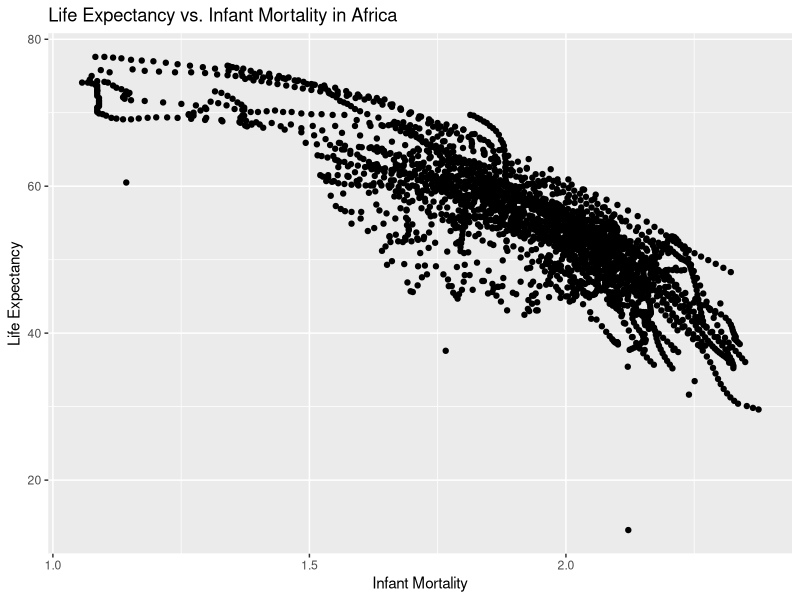
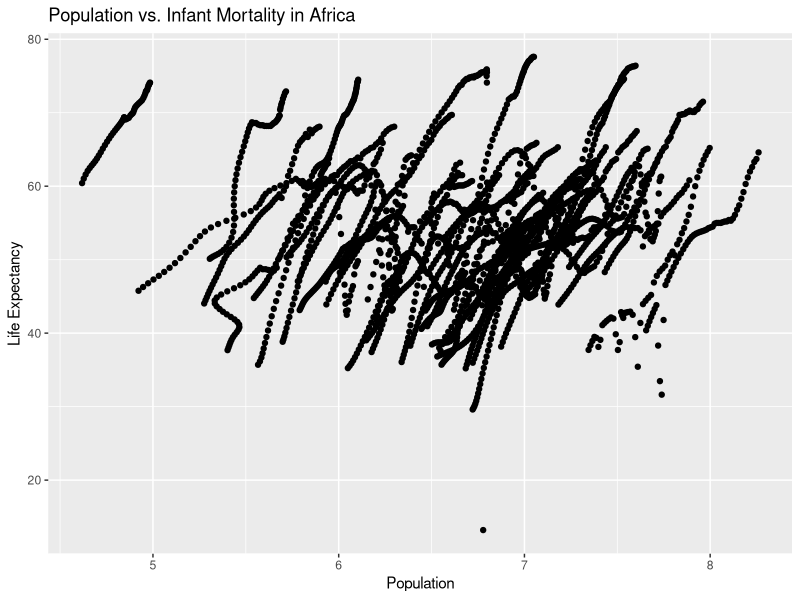
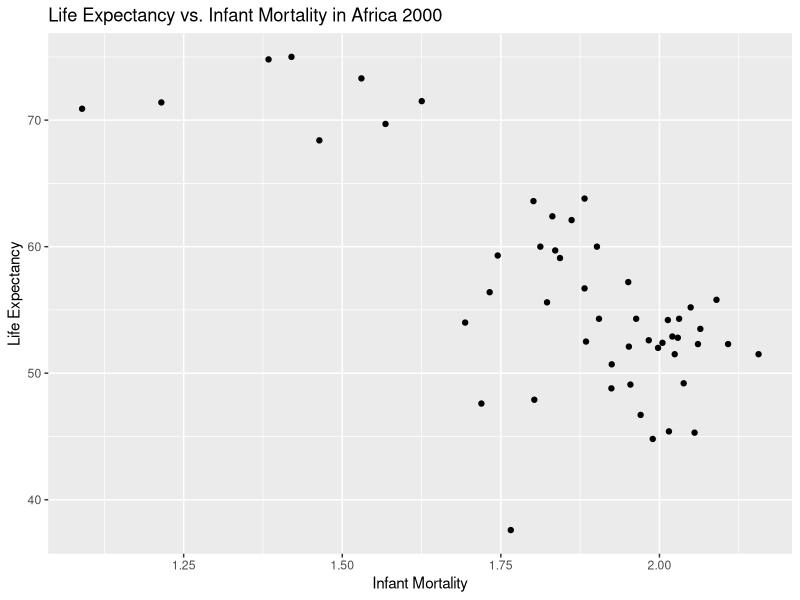
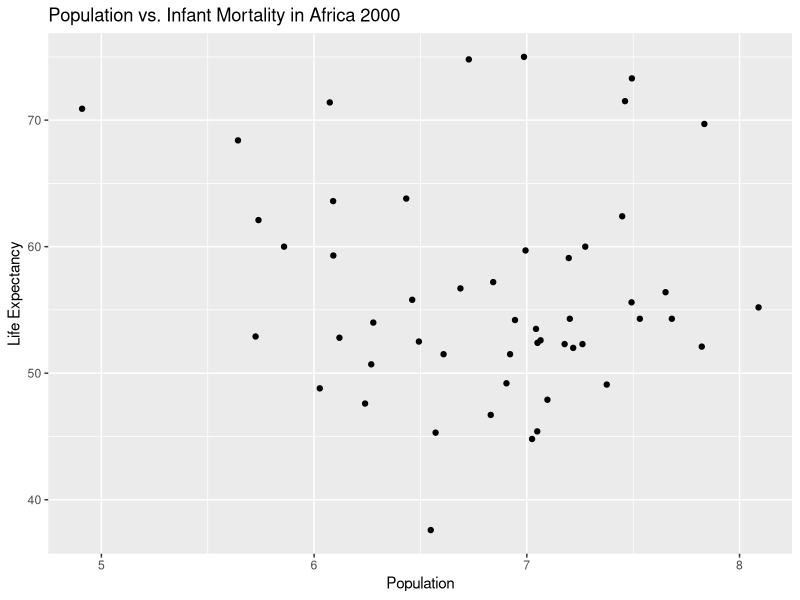
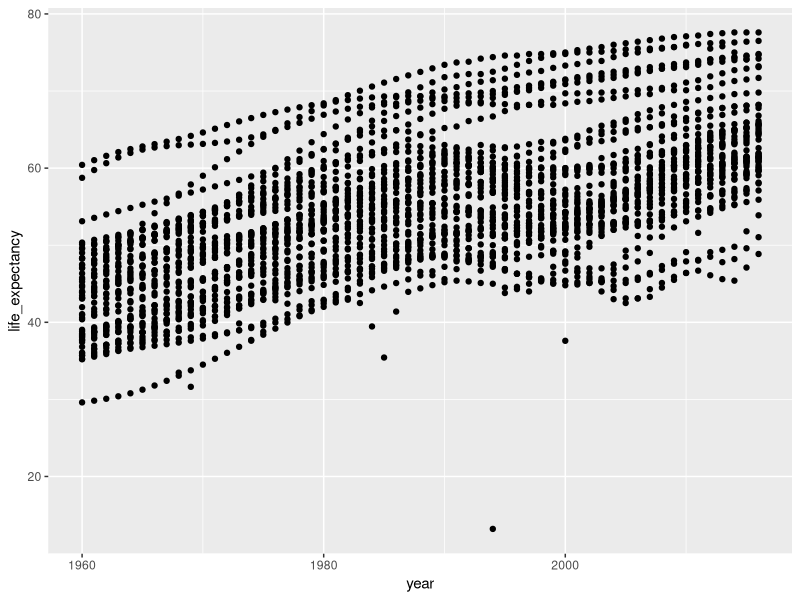
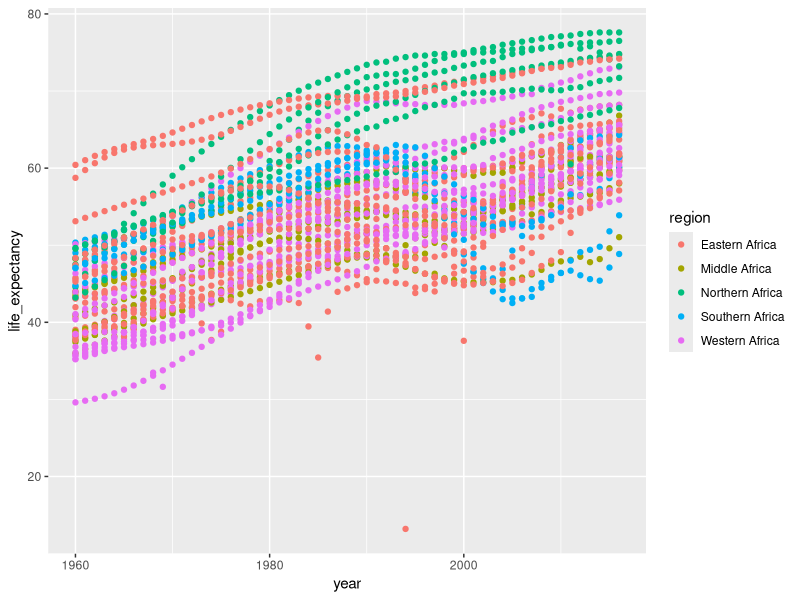
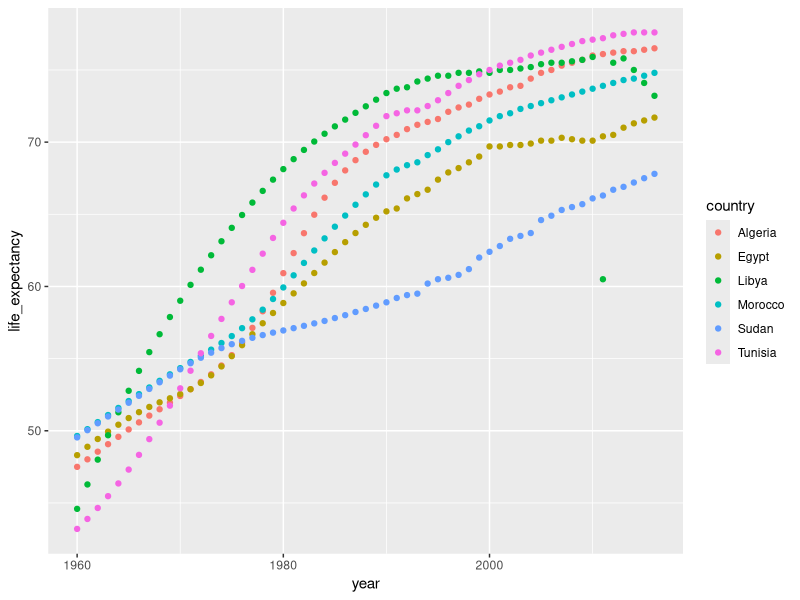
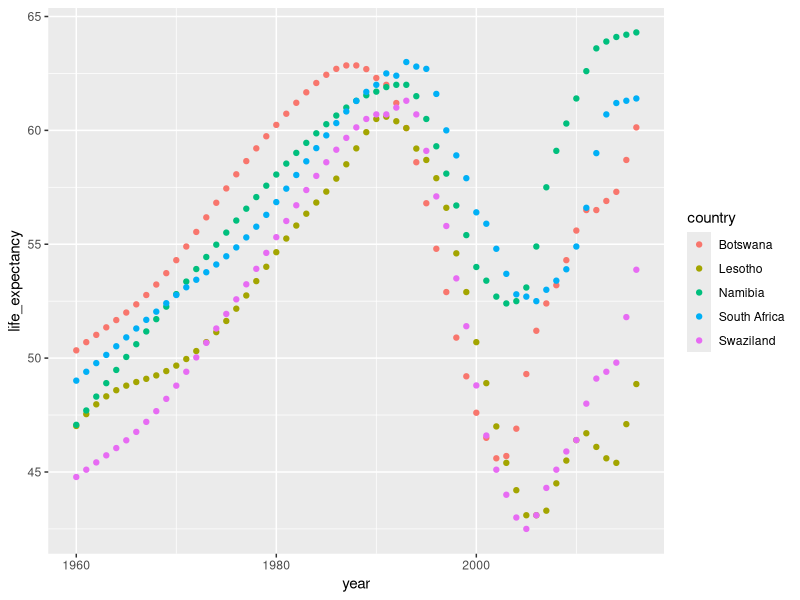

The R script that drew these images, in order:
## ---- chunk 1
library(tidyverse)
library(ggplot2)
## ---- chunk 2
library(dslabs)
## ---- chunk 3
help(gapminder)
## ---- chunk 4
str(gapminder)
## ---- chunk 5
summary(gapminder)
## ---- chunk 6
class(gapminder)
## ---- chunk 7
africadata <- subset(gapminder, continent == "Africa") 
## ---- chunk 8
str(africadata)
## ---- chunk 9
summary(africadata)
## ---- chunk 10
af_infant <- africadata[c("infant_mortality","life_expectancy")]
str(af_infant)
summary(af_infant)
## ---- chunk 11
af_pop <- africadata[c("population","life_expectancy")]
str(af_pop)
summary(af_pop)  
## ---- chunk 12
af_infant_plot <- ggplot(af_infant, aes(x = log10(infant_mortality), y = life_expectancy)) + geom_point() + ggtitle("Life Expectancy vs. Infant Mortality in Africa") + xlab("Infant Mortality") + ylab("Life Expectancy")

print(af_infant_plot)
## ---- chunk 13
af_pop_plot <- ggplot(af_pop, aes(x = log10(population), y = life_expectancy)) + geom_point() + ggtitle("Population vs. Infant Mortality in Africa") + xlab("Population") + ylab("Life Expectancy")

print(af_pop_plot)
## ---- chunk 14
af_infant_NA <- africadata %>% select(year, infant_mortality) %>% filter(is.na(infant_mortality)) %>% count(year) %>% arrange(desc(year))

str(af_infant_NA)
summary(af_infant_NA)
## ---- chunk 15
infant_2000 <- africadata %>% subset(year==2000) %>% select(infant_mortality, life_expectancy)

str(infant_2000)
summary(infant_2000)
## ---- chunk 16
inf_2000_plot <- ggplot(infant_2000, aes(x = log10(infant_mortality), y = life_expectancy)) + geom_point() + ggtitle("Life Expectancy vs. Infant Mortality in Africa 2000") + xlab("Infant Mortality") + ylab("Life Expectancy")
print(inf_2000_plot)
## ---- chunk 17
pop_2000 <- africadata %>% subset(year == 2000) %>% select(population, life_expectancy)

pop_2000_plot <- pop_2000 %>% ggplot(aes(x = log10(population), y = life_expectancy)) + geom_point() + ggtitle("Population vs. Infant Mortality in Africa 2000") + xlab("Population") + ylab("Life Expectancy")
print(pop_2000_plot)
## ---- chunk 18
fit1 <- lm(life_expectancy ~ infant_mortality, data = infant_2000)
summary(fit1)
## ---- chunk 19
fit2 <- lm(life_expectancy ~ population, data = pop_2000)
summary(fit2)
## ---- chunk 20
str(africadata)

#Explore trend of life expectancy in Africa over time 
africadata %>% 
  ggplot(aes(x = year, y = life_expectancy)) + geom_point()

#Break this down into regions
africadata %>% 
  ggplot(aes(x = year, y = life_expectancy, color = region)) + geom_point()
  #Life expectancy looks like it's increasing for nearly every region of Africa over time 

#And then by country within a region 
africadata %>% 
  filter(region == "Northern Africa") %>%
  ggplot(aes(x = year, y = life_expectancy, color = country)) + geom_point()

africadata %>% 
  filter(region == "Southern Africa") %>%
  ggplot(aes(x = year, y = life_expectancy, color = country)) + geom_point()
## ---- chunk 21
#Life expectancy over time
library(broom)
gv_lm <- lm(life_expectancy~year, data = africadata)
tidy(gv_lm) #convert summary output to table
#In Africa, life expenctancy increases by 0.325 years per additional 1 year in time. This relationship is statistically significant (p-value = 2.37E-280).

#However, there are certainly regional gaps (and country-level, etc.)

NorthernAfrica <- africadata %>%
  filter(region == "Northern Africa") 
gv_lm_Northern <- lm(life_expectancy~year, data = NorthernAfrica)
tidy(gv_lm_Northern)
#For example, in Northern African countries, life expectancy increases by 0.49 years per additional 1 year in time. This relationship is statistically significant(p-value = 1.53E-113)

SouthernAfrica <- africadata %>%
  filter(region == "Southern Africa") 
gv_lm_Southern <- lm(life_expectancy~year, data = SouthernAfrica)
tidy(gv_lm_Southern) #convert summary output to table
#On the other hand, in Southern African countries, life expectancy only increases by 0.05 years per additional 1 year in time. This relationship is statistically significant(p-value = 0.00927)
